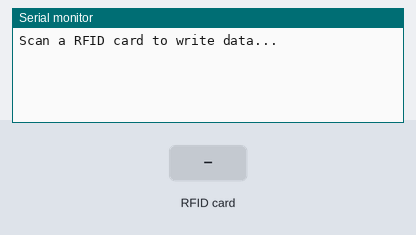
A sketch run on a simulated Arduino Uno, built with avr-gcc and run on an emulated ATmega328P. On the bench: the last lines printed to the serial monitor. Inputs (shaded band) come from the test bench. At 2.9 s the program stops and its outputs stay as they are.

Above: at 1.2 s.
1.3 s: RFID card 00 02 22 14 02 29 held to the reader
At 2.5 s:
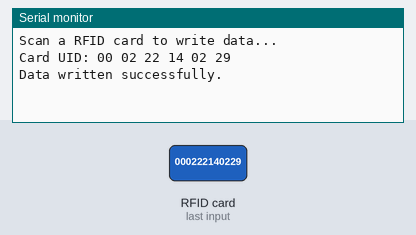
2.8 s: RFID card 5E 7A 19 C4 held to the reader
At 3.8 s:
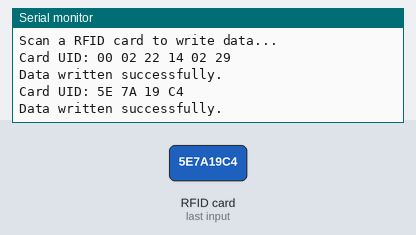

Measured:
- after the input at 1.3 s, the serial monitor: prints a new line at once (image 1)
- after the input at 2.8 s, the serial monitor: prints a new line at once (image 2)

The sketch:

writeData.ino
```cpp
#include <SPI.h>
#include <MFRC522.h>

#define SS_PIN 10
#define RST_PIN 9

MFRC522 mfrc522(SS_PIN, RST_PIN);  // Create MFRC522 instance.

void setup() {
  Serial.begin(9600);  // Initialize serial communication.
  SPI.begin();          // Init SPI bus.
  mfrc522.PCD_Init();   // Init MFRC522 card.

  Serial.println("Scan a RFID card to write data...");
}

void loop() {
  // Look for new cards.
  if (!mfrc522.PICC_IsNewCardPresent() || !mfrc522.PICC_ReadCardSerial()) {
    delay(50);
    return;
  }

  // Show some details of the PICC (card).
  Serial.print(F("Card UID:"));
  dump_byte_array(mfrc522.uid.uidByte, mfrc522.uid.size);
  Serial.println();

  // Prepare data to write onto the card.
  String name = "Muhammad Iqbal Adam Bin Mohamad Saupi";
  String matricID = "150632";
  String icNumber = "000222140229"; // Replace XXXXXXXXX with actual IC number
  String gender = "Male";
  String school = "Computer Science";
  String image = "https://drive.google.com/file/d/1_1M6jZPN_nlTxsXkzAjBfTbnfUfPJ9_R/view?usp=drive_link";

  // Convert data to bytes if necessary.
  byte data[64]; // Adjust size as per your data size.
  name.getBytes(data, name.length() + 1);
  matricID.getBytes(data + name.length() + 1, matricID.length() + 1);
  icNumber.getBytes(data + name.length() + matricID.length() + 2, icNumber.length() + 1);
  gender.getBytes(data + name.length() + matricID.length() + icNumber.length() + 3, gender.length() + 1);
  school.getBytes(data + name.length() + matricID.length() + icNumber.length() + gender.length() + 4, school.length() + 1);
  // Repeat for other data attributes.

  // Write data onto the card.
  mfrc522.MIFARE_Write(1, data, 64); // Write to block 1

  Serial.println("Data written successfully.");

  // Halt PICC (card) to stop communication.
  mfrc522.PICC_HaltA();

  // Stop encryption on PCD (reader).
  mfrc522.PCD_StopCrypto1();
}

void dump_byte_array(byte *buffer, byte bufferSize) {
  for (byte i = 0; i < bufferSize; i++) {
    Serial.print(buffer[i] < 0x10 ? " 0" : " ");
    Serial.print(buffer[i], HEX);
  }
}
```
